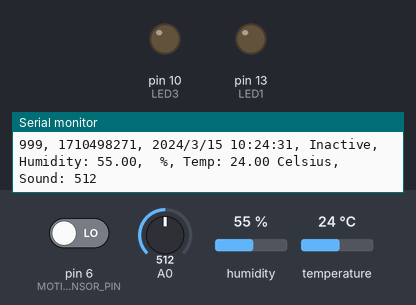
A sketch run on a simulated Arduino Uno, built with avr-gcc and run on an emulated ATmega328P. Parts: output pins drawn as LEDs (lit = HIGH), the last lines printed to the serial monitor. Dashed ring = blinking. Inputs (shaded band) come from the test bench; at power-on: pin 6 (MOTION_SENSOR_PIN) LOW, temperature 24 °C, A0 = 512, humidity 55 %. The local clock reads 2024-03-15 10:24:30 at power-on unless the sketch sets it; storage starts empty; pins used as bus, display or sensor lines are not drawn.

Above: at 1.2 s.
1.3 s: pin 6 (MOTION_SENSOR_PIN) driven HIGH
At 2.4 s:
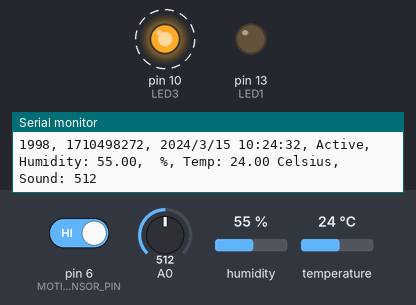
9.2 s: temperature set to 19.8 °C
14.2 s: temperature set to 18.5 °C
At 17.4 s:
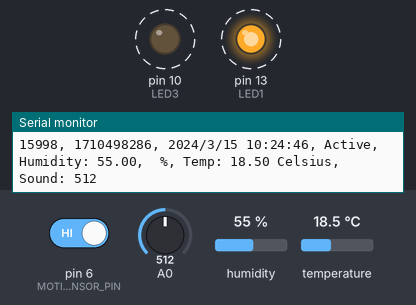
22.1 s: temperature set to 19 °C
At 23.4 s:
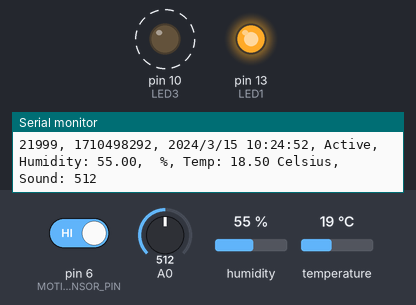
30.0 s: temperature set to 12 °C
At 34.4 s:
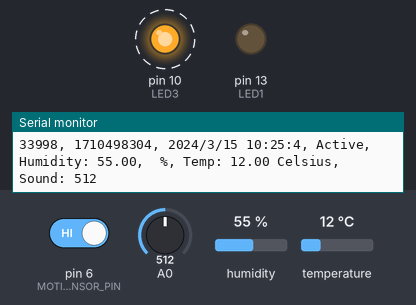
Timing chart, 0 to 35.5 s (numbered marks = the images above; inputs shaded):
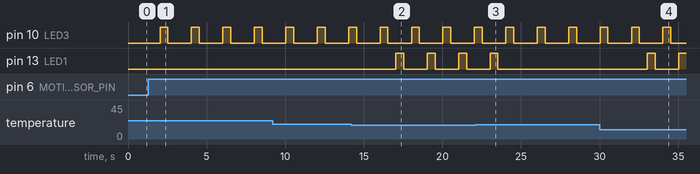

The sketch:

baby_monitoring_system.ino
```cpp
/**
   Detects 'Active' and 'Inactive' motion and logs it with timestamps to a .csv file in SDCard.
   Uses  HCSR505 PIR Passive Infra Red Motion Detector.
   Modified code from https://learn.adafruit.com/adafruit-data-logger-shield/using-the-real-time-clock-3
   https://github.com/adafruit/Light-and-Temp-logger
   Author: Niroshinie Fernando
*/

//Libraries
#include "SD.h"
#include <Wire.h>
#include "RTClib.h"
#include <DHT.h>

#define LOG_INTERVAL  1000 // mills between entries.
// how many milliseconds before writing the logged data permanently to disk
// set it to the LOG_INTERVAL to write each time (safest)
// set it to 10*LOG_INTERVAL to write all data every 10 datareads, you could lose up to
// the last 10 reads if power is lost but it uses less power and is much faster!
#define SYNC_INTERVAL 1000 // mills between calls to flush() - to write data to the card
uint32_t syncTime = 0; // time of last sync()


#define ECHO_TO_SERIAL   1 // echo data to serial port.


//Variables
char activeMotion [] = "Active";
char inactiveMotion [] = "Inactive";
char* state ;
char activeSound [] = "HIGH";
char inactiveSound [] = "LOW";
char* sound_state ;
float hum;  //Stores humidity value
float temp; //Stores temperature value
float high_temp= 35;
float low_temp= 19;
float high_sound= 150;


//Constants
#define DHTPIN 2     // what pin we're connected to
#define DHTTYPE DHT22   // DHT 22  (AM2302)
DHT dht(DHTPIN, DHTTYPE); // Initialize DHT sensor for normal 16mhz Arduino
int LED1=13;
int LED2=2;
int LED3=10;
int MOTION_SENSOR_PIN=6;

RTC_DS1307 RTC; // define the Real Time Clock object

// for the data logging shield, we use digital pin 10 for the SD cs line
const int chipSelect = 10;

// the logging file
File logfile;

void setup()
{
  Serial.begin(9600);

  // initialize the SD card
  initSDcard();

  // create a new file
  createFile();


  /**
   * connect to RTC
     Now we kick off the RTC by initializing the Wire library and poking the RTC to see if its alive.
  */
  initRTC();


  /**
     Now we print the header. The header is the first line of the file and helps your spreadsheet or math program identify whats coming up next.
     The data is in CSV (comma separated value) format so the header is too: "millis,stamp, datetime,hum,temp" the first item millis is milliseconds since the Arduino started,
     stamp is the timestamp, datetime is the time and date from the RTC in human readable format, hum is the humidity and temp is the temperature read.
  */
  logfile.println("millis,stamp,datetime,motion,humidity,temperature,sound");
#if ECHO_TO_SERIAL
  Serial.println("millis,stamp,datetime,motion,humidity,temperature,sound");
#endif //ECHO_TO_SERIAL

  pinMode(MOTION_SENSOR_PIN, INPUT);
  pinMode(LED1, OUTPUT);
  pinMode(LED2, OUTPUT);
  pinMode(LED3, OUTPUT);
  dht.begin();


  if (! RTC.begin()) {
    Serial.println("Couldn't find RTC");
    while (1);
  }

  if (! RTC.isrunning()) {
    Serial.println("RTC is NOT running!");
    // following line sets the RTC to the date & time this sketch was compiled
    RTC.adjust(DateTime(F(__DATE__), F(__TIME__)));
    // This line sets the RTC with an explicit date & time, for example to set
    // January 21, 2014 at 3am you would call:
    // rtc.adjust(DateTime(2014, 1, 21, 3, 0, 0));
  }


}

void loop()
{
  DateTime now;

  // delay for the amount of time we want between readings
  delay((LOG_INTERVAL - 1) - (millis() % LOG_INTERVAL));

  // log milliseconds since starting
  uint32_t m = millis();
  logfile.print(m);           // milliseconds since start
  logfile.print(", ");
#if ECHO_TO_SERIAL
  Serial.print(m);         // milliseconds since start
  Serial.print(", ");
#endif

  // fetch the time
  now = RTC.now();
  // log time
  logfile.print(now.unixtime()); // seconds since 2000
  logfile.print(", ");
  logfile.print(now.year(), DEC);
  logfile.print("/");
  logfile.print(now.month(), DEC);
  logfile.print("/");
  logfile.print(now.day(), DEC);
  logfile.print(" ");
  logfile.print(now.hour(), DEC);
  logfile.print(":");
  logfile.print(now.minute(), DEC);
  logfile.print(":");
  logfile.print(now.second(), DEC);
#if ECHO_TO_SERIAL
  Serial.print(now.unixtime()); // seconds since 2000
  Serial.print(", ");
  Serial.print(now.year(), DEC);
  Serial.print("/");
  Serial.print(now.month(), DEC);
  Serial.print("/");
  Serial.print(now.day(), DEC);
  Serial.print(" ");
  Serial.print(now.hour(), DEC);
  Serial.print(":");
  Serial.print(now.minute(), DEC);
  Serial.print(":");
  Serial.print(now.second(), DEC);
#endif //ECHO_TO_SERIAL

  //Read data and store it to variable
  if (digitalRead(MOTION_SENSOR_PIN) == HIGH)
  {
    //    Serial.println("Active");
    state = activeMotion;
  }
  else
  {
    //    Serial.println("Inactive");
    state = inactiveMotion;
  }


  hum = dht.readHumidity();
  temp= dht.readTemperature();
  int sound_analog = analogRead(A0);

  logfile.print(", ");
  logfile.print(state);
  logfile.print(", ");
  logfile.print(hum);
  logfile.print(", ");
  logfile.print(temp);
  logfile.print(", ");
  logfile.println(sound_analog);

#if ECHO_TO_SERIAL
  Serial.print(", ");
  Serial.print(state);
  Serial.print(", ");
  Serial.print("Humidity: ");
  Serial.print(hum);
  Serial.print(", ");
  Serial.print(" %, Temp: ");
  Serial.print(temp);
  Serial.print(" Celsius");
  Serial.print(", ");
  Serial.print("Sound: ");
  Serial.println(sound_analog);


  //LED STATUS
  if(state==activeMotion)
  {
        digitalWrite(LED3,HIGH);
        delay(500);
        digitalWrite(LED3,LOW);
  }
  if(sound_analog>high_sound)
  {
        digitalWrite(LED2,HIGH);
        delay(500);
        digitalWrite(LED2,LOW);
  }
  if(temp>high_temp || temp<low_temp)
  {
        digitalWrite(LED1,HIGH);
        delay(500);
        digitalWrite(LED1,LOW);
  }


#endif //ECHO_TO_SERIAL

  if ((millis() - syncTime) < SYNC_INTERVAL) return;
  syncTime = millis();

  logfile.flush();
}


/**
   The error() function, is just a shortcut for us, we use it when something Really Bad happened.
   For example, if we couldn't write to the SD card or open it.
   It prints out the error to the Serial Monitor, and then sits in a while(1); loop forever, also known as a halt
*/
void error(char const *str)
{
  Serial.print("error: ");
  Serial.println(str);

  while (1);
}

void initSDcard()
{
  Serial.print("Initializing SD card...");
  // make sure that the default chip select pin is set to
  // output, even if you don't use it:
  pinMode(10, OUTPUT);

  // see if the card is present and can be initialized:
  if (!SD.begin(chipSelect)) {
    Serial.println("Card failed, or not present");
    // don't do anything more:
    return;
  }
  Serial.println("card initialized.");

}

void createFile()
{
  //file name must be in 8.3 format (name length at most 8 characters, follwed by a '.' and then a three character extension.
  char filename[] = "MLOG00.CSV";
  for (uint8_t i = 0; i < 100; i++) {
    filename[4] = i / 10 + '0';
    filename[5] = i % 10 + '0';
    if (! SD.exists(filename)) {
      // only open a new file if it doesn't exist
      logfile = SD.open(filename, FILE_WRITE);
      break;  // leave the loop!
    }
  }

  if (! logfile) {
    error("couldnt create file");
  }

  Serial.print("Logging to: ");
  Serial.println(filename);
}

void initRTC()
{
  Wire.begin();
  if (!RTC.begin()) {
    logfile.println("RTC failed");
#if ECHO_TO_SERIAL
    Serial.println("RTC failed");
#endif  //ECHO_TO_SERIAL

  }
}
```

Measured:
- the behaviour switches between 19 and 18.9 °C on temperature (found by bisection; images 1 and 2)
- after the input at 1.3 s, pin 10 (LED3): alternates HIGH for 0.50 s and LOW for 1.5 s, starting after 0.74 s
- after the input at 14.2 s, pin 13 (LED1): alternates HIGH for 0.50 s and LOW for 1.5 s, starting after 2.8 s
- after the input at 22.1 s, pin 13 (LED1): goes on until 23.5 s, then stays LOW
- after the input at 30.0 s, pin 13 (LED1): LOW → HIGH after 3.0 s, → LOW 0.50 s later, → HIGH 1.5 s later
